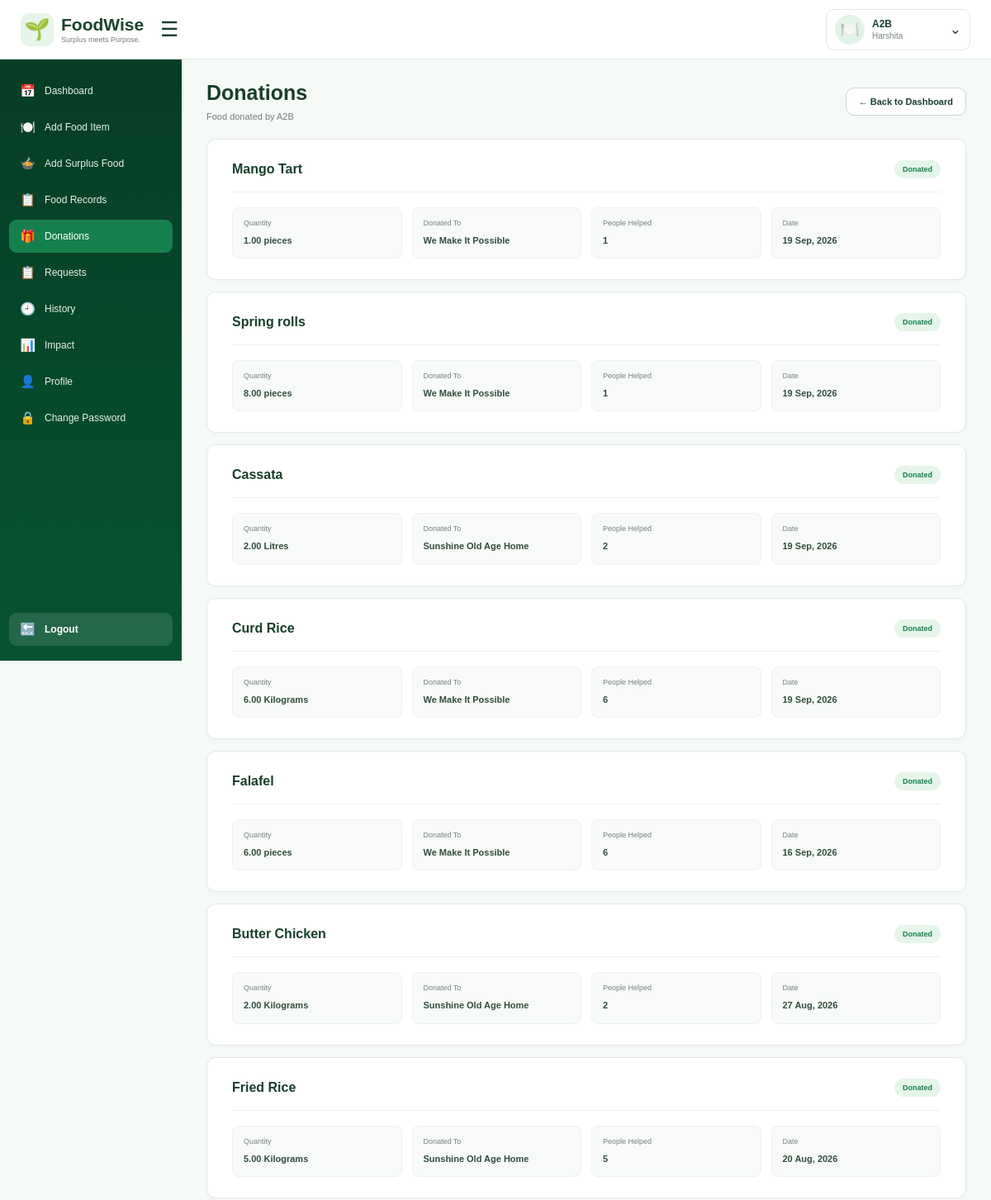
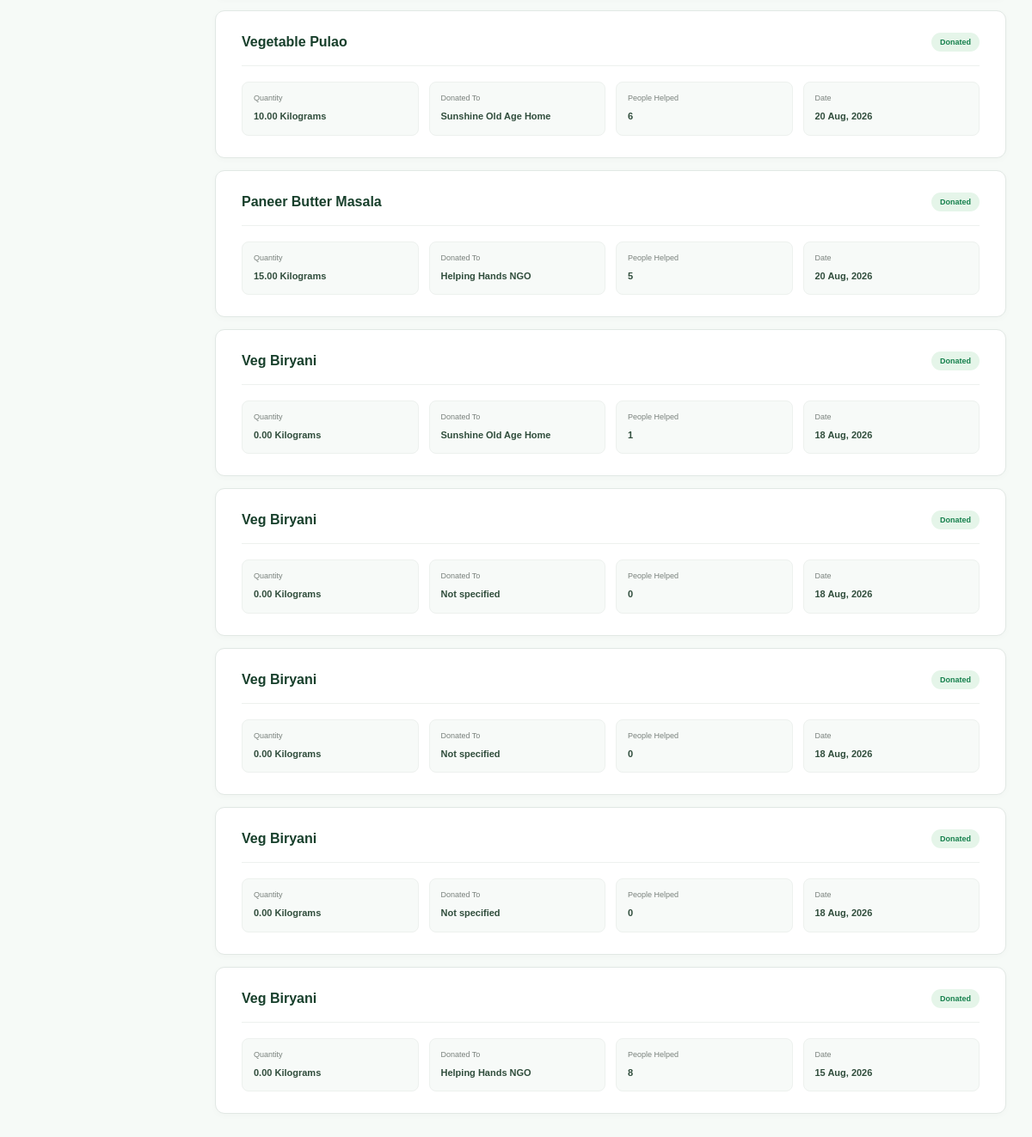
Screenshot of /donations/ (signed in) with the database file from the repository (2 pictures, top to bottom).
### wastage/models.py (models this page shows, shortened)
class Restaurant(models.Model):
    user = models.OneToOneField(
        User, on_delete=models.CASCADE, null=True, blank=True, related_name='restaurant')
    restaurant_name = models.CharField(max_length=150)
    owner_name = models.CharField(max_length=100)
    email = models.EmailField(unique=True)
    phone = models.CharField(max_length=15)
    address = models.TextField()
    city = models.CharField(max_length=100)
    is_active = models.BooleanField(default=True)

class LeftoverRecord(models.Model):
    ACTION_CHOICES = [
        ('DISCOUNTED', 'Discounted & Sold'),
        ('DONATED', 'Donated'),
        ('STORED', 'Stored'),
        ('STAFF', 'Given to Staff'),
        ('WASTED', 'Wasted'),
    ]
    UNIT_CHOICES = [
        ('KG', 'Kilograms'),
        ('G', 'Grams'),
        ('L', 'Litres'),
        ('ML', 'Millilitres'),
        ('PCS', 'pieces'),
    ]
    WASTE_REASON_CHOICES = [
        ('OVERPRODUCTION', 'Overproduction'),
        ('LOW_DEMAND', 'Low Demand'),
        ('SPOILAGE', 'Spoilage'),
        ('PREPARATION_ERROR', 'Preparation Error'),
        ('CUSTOMER_LEFTOVER', 'Customer Leftover'),
        ('OTHER', 'Other'),
    ]
    restaurant = models.ForeignKey(Restaurant, on_delete=models.CASCADE)
    food_item = models.ForeignKey(FoodItem, on_delete=models.CASCADE)
    daily_record = models.ForeignKey(DailyFoodRecord, on_delete=models.CASCADE)
    quantity = models.DecimalField(max_digits=8, decimal_places=2)
    quantity_used = models.DecimalField(max_digits=8, decimal_places=2, default=0)
    unit = models.CharField(max_length=10, choices=UNIT_CHOICES,default='KG')
    people_helped = models.PositiveIntegerField(default=0)
    action = models.CharField(max_length=20, choices=ACTION_CHOICES)
    waste_reason = models.CharField(max_length=30, choices=WASTE_REASON_CHOICES, blank=True)
    donation_organization = models.ForeignKey('FoodRescueOrganization', on_delete=models.SET_NULL, null=True, blank=True)
    recorded_at = models.DateTimeField(auto_now_add=True)

class FoodItem(models.Model):
    restaurant = models.ForeignKey(Restaurant, on_delete=models.CASCADE)
    dish_name = models.CharField(max_length=100)
    category = models.CharField(max_length=50)
    average_cost = models.DecimalField(max_digits=8, decimal_places=2)
    selling_price = models.DecimalField(max_digits=8, decimal_places=2)
    can_be_stored = models.BooleanField(default=False)
    is_active = models.BooleanField(default=True)

class FoodRescueOrganization(models.Model):
    user = models.OneToOneField(
        User,
        on_delete=models.CASCADE,
        null=True,
        blank=True,
        related_name='food_rescue_organization'
    )
    ORGANIZATION_TYPE_CHOICES = [
        ('NGO', 'NGO / Food Rescue Organization'),
        ('SHELTER', 'Shelter / Community Center'),
        ('ANIMAL', 'Animal Welfare Organization'),
    ]
    organization_name = models.CharField(max_length=150)
    organization_type = models.CharField(
        max_length=50,
        choices=ORGANIZATION_TYPE_CHOICES
    )
    owner_name = models.CharField(
        max_length=100
    )
    contact_person = models.CharField(
        max_length=100
    )
    email = models.EmailField(unique=True)
    phone = models.CharField(max_length=15)
    address = models.TextField()
    city = models.CharField(max_length=100)
    is_active = models.BooleanField(default=True)

### wastage/views.py (the view)
# urls.py: path('donations/', views.donations, name='donations'),
@login_required
def donations(request):
    restaurant = request.user.restaurant
    donations = (
        LeftoverRecord.objects
        .filter(
            restaurant=restaurant,
            action='DONATED'
        )
        .select_related(
            'food_item',
            'donation_organization'
        )
        .order_by(
            '-recorded_at'
        )
    )
    return render(
        request,
        'wastage/donations.html',
        {
            'restaurant': restaurant,
            'donations': donations,
        }
    )

### wastage/templates/wastage/donations.html (shortened to what this page needs)
{% load static %}
<!DOCTYPE html>
<html lang="en">
<head>
</head>
<body>
<header class="navbar">
    <div class="navbar-left">
        <a
            href="{% url 'dashboard' %}"
            class="navbar-logo"
        >
            <div class="navbar-logo-icon">
                🌱
            </div>
            <div class="navbar-logo-text">
                <strong>
                    FoodWise
                </strong>
                <span>
                    Surplus meets Purpose.
                </span>
            </div>
        </a>
        <button
            class="hamburger"
            id="sidebarToggle"
            type="button"
            aria-label="Toggle sidebar"
            aria-expanded="true"
        >
            ☰
        </button>
    </div>
    <div class="navbar-right">
        <div class="organization-profile">
            <button
                type="button"
                class="organization-user"
                id="organizationProfileButton"
                aria-expanded="false"
            >
                <div class="organization-icon">
                    🍽️
                </div>
                <div class="organization-user-info">
                    <strong>
                        {{ restaurant.restaurant_name }}
                    </strong>
                    <span>
                        {{ restaurant.owner_name }}
                    </span>
                </div>
                <div class="arrow">
                    ⌄
                </div>
            </button>
        </div>
    </div>
</header>
<aside
    class="sidebar"
    id="sidebar"
>
    <nav class="nav-menu">
        <a
            href="{% url 'dashboard' %}"
            class="nav-item"
        >
            <span class="nav-icon">📅</span>
            <span>Dashboard</span>
        </a>
        <a
            href="{% url 'add_food_item' %}"
            class="nav-item"
        >
            <span class="nav-icon">🍽️</span>
            <span>Add Food Item</span>
        </a>
        <a
            href="{% url 'add_surplus' %}"
            class="nav-item"
        >
            <span class="nav-icon">🍲</span>
            <span>Add Surplus Food</span>
        </a>
        <a
            href="{% url 'food_records' %}"
            class="nav-item"
        >
            <span class="nav-icon">📋</span>
            <span>Food Records</span>
        </a>
        <a
            href="{% url 'donations' %}"
            class="nav-item active"
        >
            <span class="nav-icon">🎁</span>
            <span>Donations</span>
        </a>
        <a
            href="{% url 'restaurant_food_requests' %}"
            class="nav-item"
        >
            <span class="nav-icon">📋</span>
            <span>Requests</span>
        </a>
        <a
            href="{% url 'history' %}"
            class="nav-item"
        >
            <span class="nav-icon">🕘</span>
            <span>History</span>
        </a>
        <a
            href="{% url 'impact' %}"
            class="nav-item"
        >
            <span class="nav-icon">📊</span>
            <span>Impact</span>
        </a>
        <a
            href="{% url 'profile' %}"
            class="nav-item"
        >
            <span class="nav-icon">👤</span>
            <span>Profile</span>
        </a>
        <a
            href="{% url 'restaurant_change_password' %}"
            class="nav-item"
        >
            <span class="nav-icon">🔒</span>
            <span>Change Password</span>
        </a>
    </nav>
    <div class="logout">
        <a href="{% url 'logout' %}">
            <span class="logout-icon">
                🔙
            </span>
            <span>
                Logout
            </span>
        </a>
    </div>
</aside>
<main class="main">
    <section class="content">
        <div class="page-header">
            <div class="page-title">
                <h1>
                    Donations
                </h1>
                <p>
                    Food donated by {{ restaurant.restaurant_name }}
                </p>
            </div>
            <a
                href="{% url 'dashboard' %}"
                class="back-button"
            >
                ← Back to Dashboard
            </a>
        </div>
        {% if donations %}
        <div class="donations-list">
            {% for donation in donations %}
            <div class="donation-card">
                <div class="donation-card-header">
                    <h3>
                        {{ donation.food_item.dish_name }}
                    </h3>
                    <span class="donation-badge">
                        Donated
                    </span>
                </div>
                <div class="donation-details">
                    <div class="detail-box">
                        <span class="detail-label">
                            Quantity
                        </span>
                        <span class="detail-value">
                            {{ donation.quantity_used }}
                            {{ donation.get_unit_display }}
                        </span>
                    </div>
                    <div class="detail-box">
                        <span class="detail-label">
                            Donated To
                        </span>
                        <span class="detail-value">
                            {% if donation.donation_organization %}
                                {{ donation.donation_organization.organization_name }}
                            {% else %}
                                Not specified
                            {% endif %}
                        </span>
                    </div>
                    <div class="detail-box">
                        <span class="detail-label">
                            People Helped
                        </span>
                        <span class="detail-value">
                            {{ donation.people_helped }}
                        </span>
                    </div>
                    <div class="detail-box">
                        <span class="detail-label">
                            Date
                        </span>
                        <span class="detail-value">
                            {{ donation.recorded_at|date:"d M, Y" }}
                        </span>
                    </div>
                </div>
            </div>
            {% endfor %}
        </div>
        {% endif %}
    </section>
</main>
</body>
</html>

### rows the page displays
Restaurant: restaurant_name "A2B", owner_name "Harshita"
LeftoverRecord: food_item.dish_name "Mango Tart", quantity_used "1.00", unit "pieces", donation_organization.organization_name "We Make It Possible", people_helped "1", recorded_at "19 Sep, 2026"
LeftoverRecord: food_item.dish_name "Spring rolls", quantity_used "8.00", unit "pieces", donation_organization.organization_name "We Make It Possible", people_helped "1", recorded_at "19 Sep, 2026"
LeftoverRecord: food_item.dish_name "Cassata", quantity_used "2.00", unit "Litres", donation_organization.organization_name "Sunshine Old Age Home", people_helped "2", recorded_at "19 Sep, 2026"
LeftoverRecord: food_item.dish_name "Curd Rice", quantity_used "6.00", unit "Kilograms", donation_organization.organization_name "We Make It Possible", people_helped "6", recorded_at "19 Sep, 2026"
LeftoverRecord: food_item.dish_name "Falafel", quantity_used "6.00", unit "pieces", donation_organization.organization_name "We Make It Possible", people_helped "6", recorded_at "16 Sep, 2026"
LeftoverRecord: food_item.dish_name "Butter Chicken", quantity_used "2.00", unit "Kilograms", donation_organization.organization_name "Sunshine Old Age Home", people_helped "2", recorded_at "27 Aug, 2026"
LeftoverRecord: food_item.dish_name "Fried Rice", quantity_used "5.00", unit "Kilograms", donation_organization.organization_name "Sunshine Old Age Home", people_helped "5", recorded_at "20 Aug, 2026"
LeftoverRecord: food_item.dish_name "Vegetable Pulao", quantity_used "10.00", unit "Kilograms", donation_organization.organization_name "Sunshine Old Age Home", people_helped "6", recorded_at "20 Aug, 2026"
LeftoverRecord: food_item.dish_name "Paneer Butter Masala", quantity_used "15.00", unit "Kilograms", donation_organization.organization_name "Helping Hands NGO", people_helped "5", recorded_at "20 Aug, 2026"
LeftoverRecord: food_item.dish_name "Veg Biryani", quantity_used "0.00", unit "Kilograms", donation_organization.organization_name "Sunshine Old Age Home", people_helped "1", recorded_at "18 Aug, 2026"
LeftoverRecord: food_item.dish_name "Veg Biryani", quantity_used "0.00", unit "Kilograms", shows "Not specified", people_helped "0", recorded_at "18 Aug, 2026"
LeftoverRecord: food_item.dish_name "Veg Biryani", quantity_used "0.00", unit "Kilograms", shows "Not specified", people_helped "0", recorded_at "18 Aug, 2026"
LeftoverRecord: food_item.dish_name "Veg Biryani", quantity_used "0.00", unit "Kilograms", shows "Not specified", people_helped "0", recorded_at "18 Aug, 2026"
LeftoverRecord: food_item.dish_name "Veg Biryani", quantity_used "0.00", unit "Kilograms", donation_organization.organization_name "Helping Hands NGO", people_helped "8", recorded_at "15 Aug, 2026"
